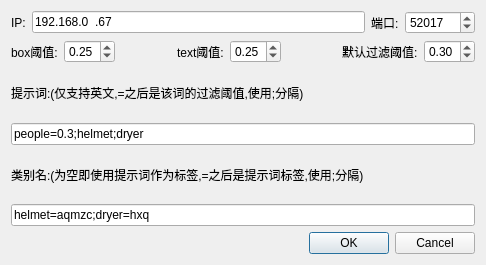
<?xml version="1.0" encoding="UTF-8"?>
<ui version="4.0">
 <class>PromptDetDialog</class>
 <widget class="QDialog" name="PromptDetDialog">
  <property name="geometry">
   <rect>
    <x>0</x>
    <y>0</y>
    <width>486</width>
    <height>265</height>
   </rect>
  </property>
  <property name="windowTitle">
   <string>全知检测</string>
  </property>
  <layout class="QGridLayout" name="gridLayout">
   <item row="0" column="0">
    <layout class="QHBoxLayout" name="horizontalLayout_2">
     <item>
      <widget class="QLabel" name="IPLabel">
       <property name="text">
        <string>IP:</string>
       </property>
      </widget>
     </item>
     <item>
      <widget class="QLineEdit" name="IPLineEdit">
       <property name="minimumSize">
        <size>
         <width>70</width>
         <height>0</height>
        </size>
       </property>
       <property name="inputMethodHints">
        <set>Qt::ImhNone</set>
       </property>
       <property name="inputMask">
        <string>000.000.000.000</string>
       </property>
       <property name="text">
        <string>192.168.0.67</string>
       </property>
      </widget>
     </item>
     <item>
      <widget class="QLabel" name="portLabel">
       <property name="text">
        <string>端口:</string>
       </property>
      </widget>
     </item>
     <item>
      <widget class="QSpinBox" name="portSpinBox">
       <property name="minimumSize">
        <size>
         <width>70</width>
         <height>0</height>
        </size>
       </property>
       <property name="maximum">
        <number>99999</number>
       </property>
       <property name="singleStep">
        <number>1</number>
       </property>
       <property name="value">
        <number>52017</number>
       </property>
      </widget>
     </item>
    </layout>
   </item>
   <item row="2" column="0">
    <layout class="QVBoxLayout" name="verticalLayout">
     <item>
      <widget class="QLabel" name="promptLabel">
       <property name="text">
        <string>提示词:(仅支持英文,=之后是该词的过滤阈值,使用;分隔)</string>
       </property>
      </widget>
     </item>
     <item>
      <widget class="QLineEdit" name="promptLineEdit">
       <property name="text">
        <string>people=0.3;helmet;dryer</string>
       </property>
      </widget>
     </item>
    </layout>
   </item>
   <item row="3" column="0">
    <layout class="QVBoxLayout" name="verticalLayout_2">
     <item>
      <widget class="QLabel" name="classLabel">
       <property name="text">
        <string>类别名:(为空即使用提示词作为标签,=之后是提示词标签,使用;分隔)</string>
       </property>
      </widget>
     </item>
     <item>
      <widget class="QLineEdit" name="classLineEdit">
       <property name="text">
        <string>helmet=aqmzc;dryer=hxq</string>
       </property>
      </widget>
     </item>
    </layout>
   </item>
   <item row="4" column="0">
    <widget class="QDialogButtonBox" name="buttonBox">
     <property name="orientation">
      <enum>Qt::Horizontal</enum>
     </property>
     <property name="standardButtons">
      <set>QDialogButtonBox::Cancel|QDialogButtonBox::Ok</set>
     </property>
    </widget>
   </item>
   <item row="1" column="0">
    <layout class="QHBoxLayout" name="horizontalLayout">
     <item>
      <widget class="QLabel" name="thrLabel_2">
       <property name="text">
        <string>box阈值:</string>
       </property>
      </widget>
     </item>
     <item>
      <widget class="QDoubleSpinBox" name="boxThrDoubleSpinBox">
       <property name="minimum">
        <double>0.000000000000000</double>
       </property>
       <property name="maximum">
        <double>1.000000000000000</double>
       </property>
       <property name="singleStep">
        <double>0.050000000000000</double>
       </property>
       <property name="value">
        <double>0.250000000000000</double>
       </property>
      </widget>
     </item>
     <item>
      <spacer name="horizontalSpacer_3">
       <property name="orientation">
        <enum>Qt::Horizontal</enum>
       </property>
       <property name="sizeType">
        <enum>QSizePolicy::MinimumExpanding</enum>
       </property>
       <property name="sizeHint" stdset="0">
        <size>
         <width>40</width>
         <height>20</height>
        </size>
       </property>
      </spacer>
     </item>
     <item>
      <widget class="QLabel" name="thrLabel_3">
       <property name="text">
        <string>text阈值:</string>
       </property>
      </widget>
     </item>
     <item>
      <widget class="QDoubleSpinBox" name="textThrDoubleSpinBox">
       <property name="minimum">
        <double>0.000000000000000</double>
       </property>
       <property name="maximum">
        <double>1.000000000000000</double>
       </property>
       <property name="singleStep">
        <double>0.050000000000000</double>
       </property>
       <property name="value">
        <double>0.250000000000000</double>
       </property>
      </widget>
     </item>
     <item>
      <spacer name="horizontalSpacer">
       <property name="orientation">
        <enum>Qt::Horizontal</enum>
       </property>
       <property name="sizeHint" stdset="0">
        <size>
         <width>40</width>
         <height>20</height>
        </size>
       </property>
      </spacer>
     </item>
     <item>
      <widget class="QLabel" name="thrLabel">
       <property name="text">
        <string>默认过滤阈值:</string>
       </property>
      </widget>
     </item>
     <item>
      <widget class="QDoubleSpinBox" name="thrDoubleSpinBox">
       <property name="minimum">
        <double>0.000000000000000</double>
       </property>
       <property name="maximum">
        <double>1.000000000000000</double>
       </property>
       <property name="singleStep">
        <double>0.050000000000000</double>
       </property>
       <property name="value">
        <double>0.300000000000000</double>
       </property>
      </widget>
     </item>
    </layout>
   </item>
  </layout>
 </widget>
 <resources/>
 <connections>
  <connection>
   <sender>buttonBox</sender>
   <signal>accepted()</signal>
   <receiver>PromptDetDialog</receiver>
   <slot>accept()</slot>
   <hints>
    <hint type="sourcelabel">
     <x>248</x>
     <y>254</y>
    </hint>
    <hint type="destinationlabel">
     <x>157</x>
     <y>274</y>
    </hint>
   </hints>
  </connection>
  <connection>
   <sender>buttonBox</sender>
   <signal>rejected()</signal>
   <receiver>PromptDetDialog</receiver>
   <slot>reject()</slot>
   <hints>
    <hint type="sourcelabel">
     <x>316</x>
     <y>260</y>
    </hint>
    <hint type="destinationlabel">
     <x>286</x>
     <y>274</y>
    </hint>
   </hints>
  </connection>
 </connections>
</ui>
